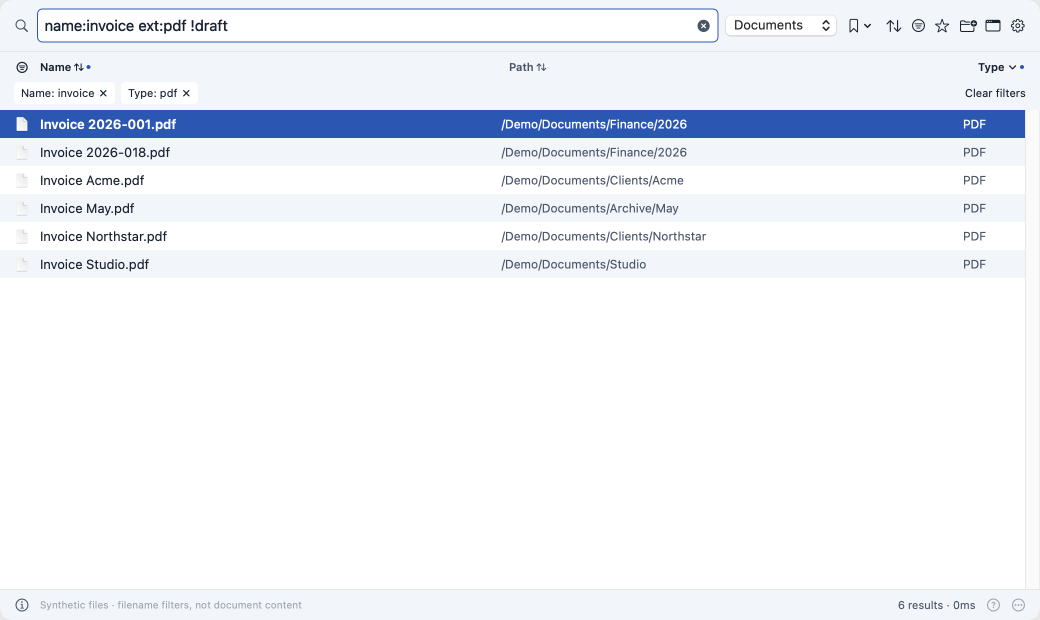
#> input picture docs/release/images/native-light.png, 2080 x 1240 px (shown at 1/2 size)
$ python compose-hero.py ../../docs/release/images out
#> lines starting #> are read from the running program, lines starting #| are printed output that depends on the picture
#> in compose, native is the input picture: PIL image 2080x1240 RGBA; mean R, G, B, A 238.9, 241.9, 247.4, 255
#!/usr/bin/env python3
"""Compose offline README artwork from the production native-light.png view.

Usage: python3 scripts/release/compose-hero.py INPUT_DIR OUTPUT_DIR
Only the named native image is read; no filesystem indexing or network is used.
"""

from __future__ import annotations

import argparse
from pathlib import Path
from xml.sax.saxutils import escape

from PIL import Image, ImageDraw, ImageFilter, ImageFont


def system_font(size: int, *, bold: bool = False) -> ImageFont.FreeTypeFont | ImageFont.ImageFont:
    """Prefer macOS Arial, then installed system fonts, then Pillow's fallback."""
    filename = "Arial Bold.ttf" if bold else "Arial.ttf"
    dejavu = "DejaVuSans-Bold.ttf" if bold else "DejaVuSans.ttf"
    candidates = (
        Path("/System/Library/Fonts/Supplemental") / filename,
        Path("/System/Library/Fonts/Helvetica.ttc"),
        Path("/usr/share/fonts/truetype/dejavu") / dejavu,
    )
    for candidate in candidates:
        try:
            return ImageFont.truetype(str(candidate), size)
        except OSError:
            continue
    return ImageFont.load_default(size=size)


def render_hero(native: Image.Image) -> Image.Image:
    """Keep the complete native view between separate headline and footer bands."""
    size = (1800, 1320)
    gradient = Image.linear_gradient("L").resize(size)
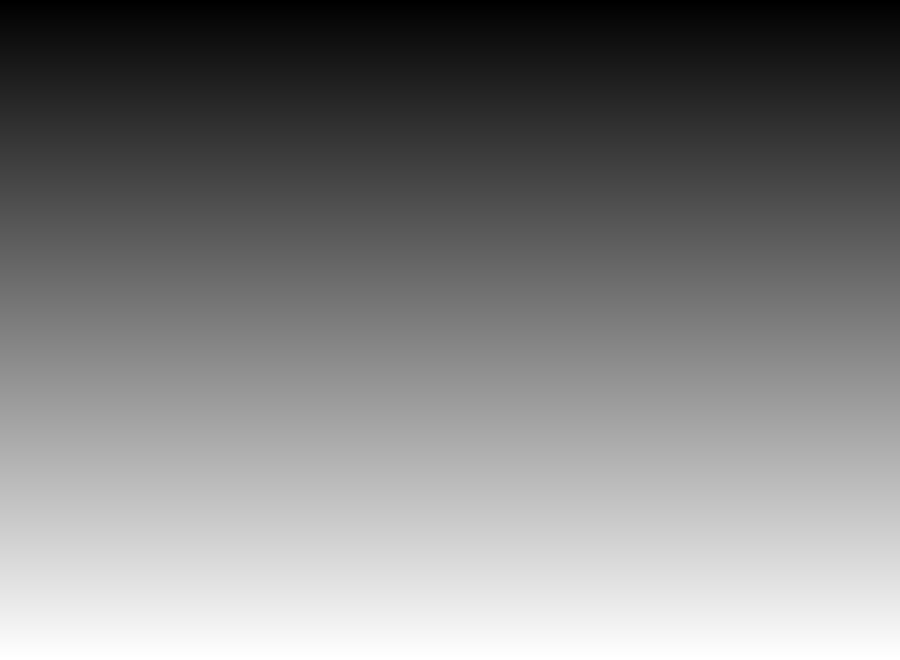
#> gradient: PIL image 1800x1320 L (shown at 1/2 size); min 0, max 255, mean 127.5
    canvas = Image.composite(
        Image.new("RGB", size, "#eaf3e9"),
        Image.new("RGB", size, "#faf6ed"),
        gradient,
    ).convert("RGBA")
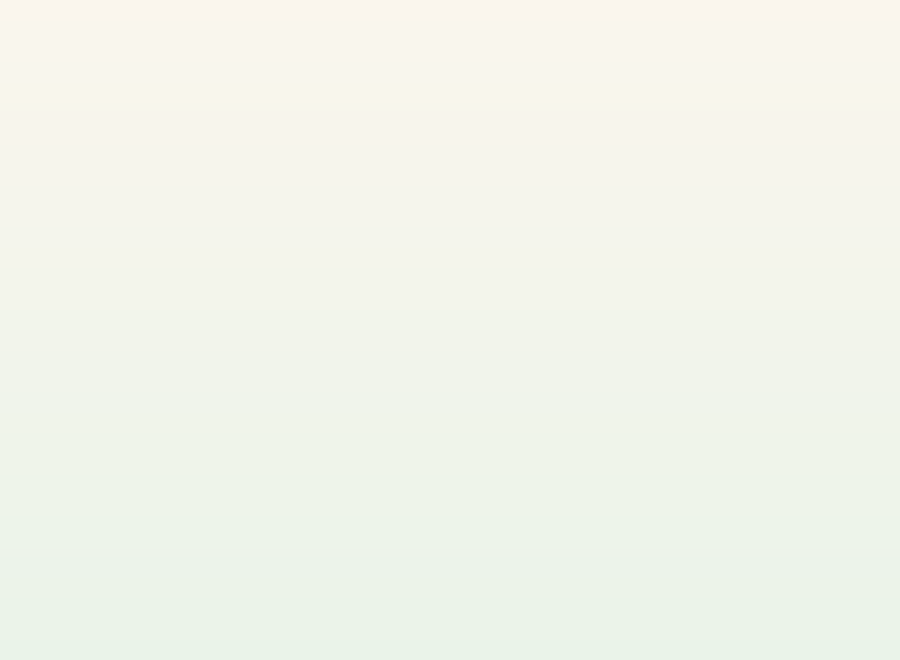
#> canvas: PIL image 1800x1320 RGBA (shown at 1/2 size); mean R, G, B, A 242, 244.5, 235, 255
    ink = "#173e32"
    secondary = "#486356"
    draw = ImageDraw.Draw(canvas)
    draw.text(
        (96, 60), "FIND EVERYTHING · LOCAL FILE SEARCH",
        font=system_font(23, bold=True), fill=ink, anchor="lt",
    )
    draw.text(
        (92, 111), "Find the file. Keep your flow.",
        font=system_font(78, bold=True), fill=ink, anchor="lt",
    )
    draw.text(
        (96, 217), "Use precise filename filters to find files across folders.",
        font=system_font(29), fill=secondary, anchor="lt",
    )
    draw.rounded_rectangle(
        (96, 276, 529, 320), radius=10, fill="#e0eadd", outline="#ccdccc",
    )
    draw.text(
        (113, 285), "name:invoice ext:pdf !draft",
        font=system_font(27, bold=True), fill=ink, anchor="lt",
    )
    draw.text(
        (553, 285), "Filenames across folders · PDFs · excluding draft",
        font=system_font(25), fill=secondary, anchor="lt",
    )

    # Resize the entire source, never crop or recreate native application controls.
    scale = min(1480 / native.width, 884 / native.height)
#> scale = 0.712
    view_size = (max(1, round(native.width * scale)), max(1, round(native.height * scale)))
#> view_size = (1480, 882)
    view = native.convert("RGBA").resize(view_size, Image.Resampling.LANCZOS)
    x = (size[0] - view.width) // 2
#> x = 160
    y = 344 + (884 - view.height) // 2
#> y = 345
    shadow = Image.new("RGBA", size, (0, 0, 0, 0))
#> shadow: PIL image 1800x1320 RGBA; every value is 0
    ImageDraw.Draw(shadow).rounded_rectangle(
        (x, y + 15, x + view.width - 1, y + view.height + 14),
        radius=20, fill=(20, 52, 39, 48),
    )
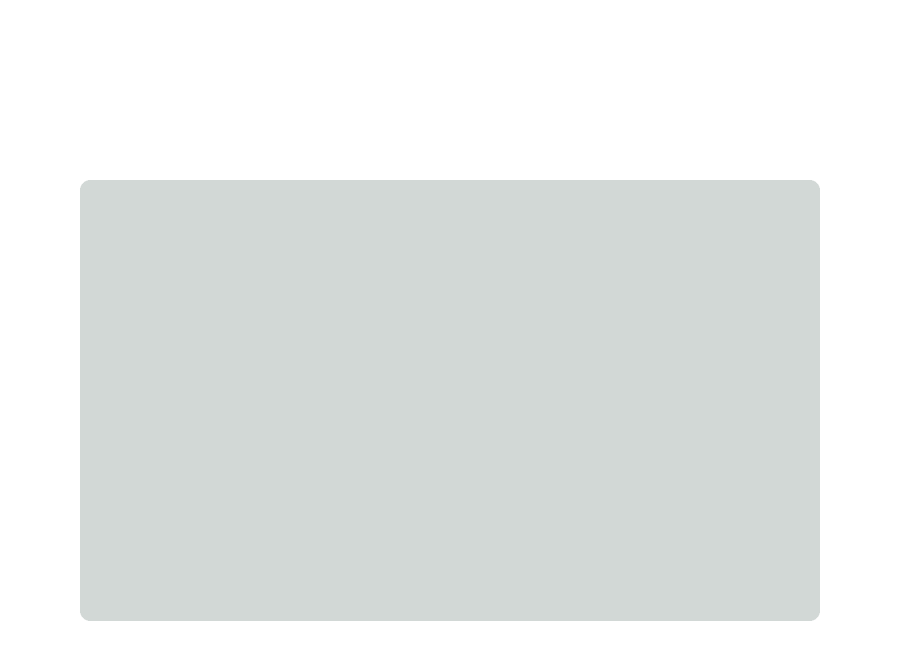
#> shadow: PIL image 1800x1320 RGBA (shown at 1/2 size); mean R, G, B, A 11, 28.6, 21.4, 26.4; transparent parts drawn white
    canvas = Image.alpha_composite(canvas, shadow.filter(ImageFilter.GaussianBlur(22)))
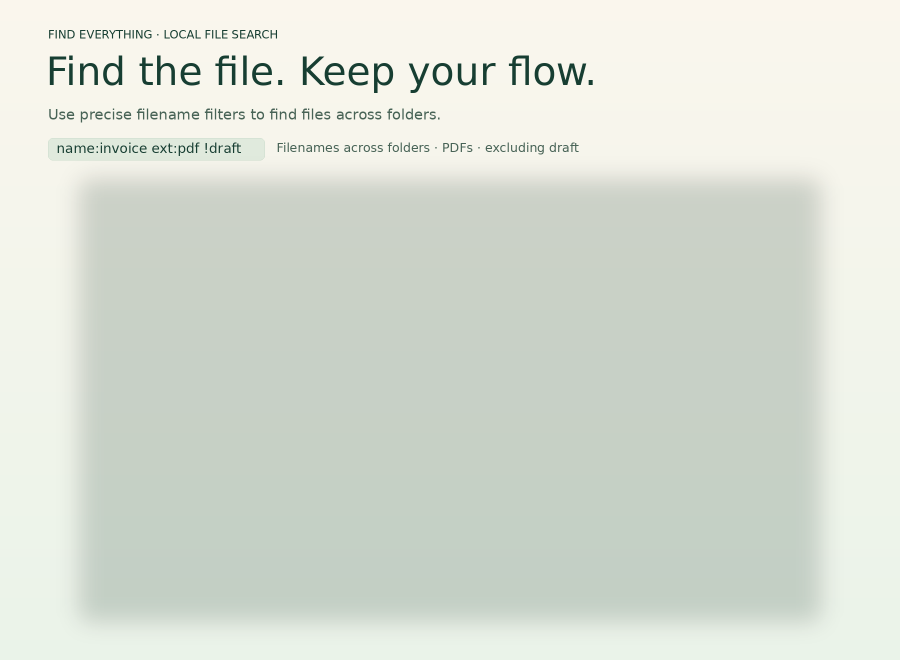
#> canvas: PIL image 1800x1320 RGBA (shown at 1/2 size); mean R, G, B, A 216.4, 222.3, 212.3, 255
    ImageDraw.Draw(canvas).rectangle(
        (x - 1, y - 1, x + view.width, y + view.height), outline="#c8d8cc", width=1,
    )
    canvas.alpha_composite(view, (x, y))
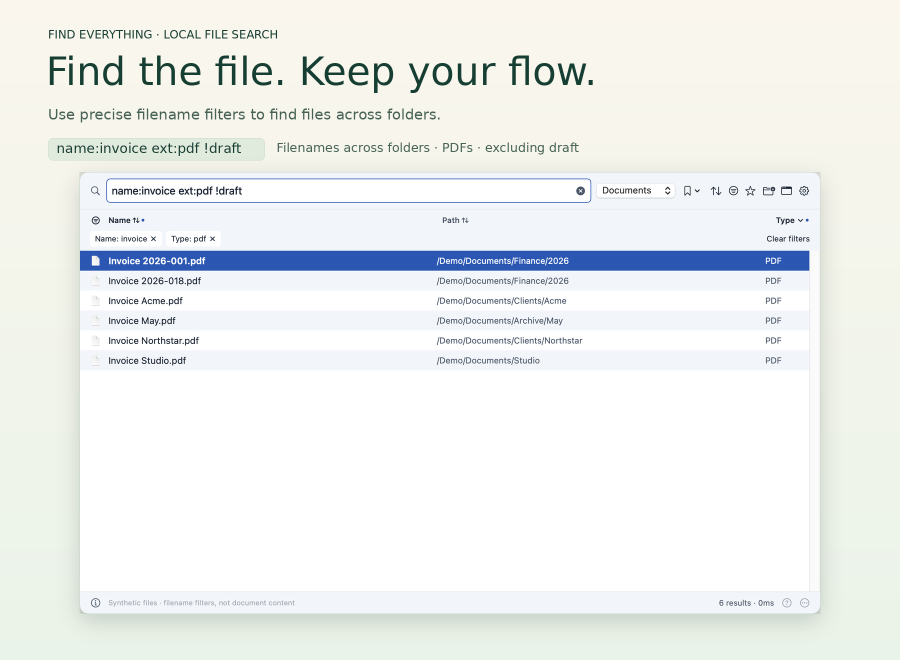
#> canvas: PIL image 1800x1320 RGBA (shown at 1/2 size); mean R, G, B, A 237.5, 240.2, 238.9, 255
    ImageDraw.Draw(canvas).text(
        (160, 1273), "Production views · synthetic demo paths · not a benchmark",
        font=system_font(23), fill=secondary, anchor="lt",
    )
    return canvas.convert("RGB")


def feature_map_svg() -> str:
    """Accessible, self-contained query examples; these are not native screenshots."""
    features = (
        ("filenames", "Filenames, not just folders", "name:invoice ext:pdf !draft", "Filename filters"),
        ("properties", "Narrow it down", "size:>10m dm:7d sort:big", "Cached properties required"),
        ("phrases", "Ask with supported phrases", "(PDFs größer als 10 MB)", "Local rules · no model"),
        ("contents", "Find what a document says", 'content:"quarterly revenue"', "Explicit document-text index"),
        ("media", "Find the right media", "audio: duration:<1s channels:1", "Metadata setup required"),
        ("sound", "Describe a sound", "(kurze düstere Lasersounds)", "Optional model setup"),
        ("workflow", "Stay in your workflow", "CLI · local API · MCP · Raycast", "Raycast: source build"),
    )
    lines = [
        '<?xml version="1.0" encoding="UTF-8"?>',
        '<svg xmlns="http://www.w3.org/2000/svg" width="1800" height="1274" viewBox="0 0 1800 1274"',
        ' role="img" aria-labelledby="feature-map-title feature-map-desc"',
        ' font-family="-apple-system, BlinkMacSystemFont, Segoe UI, Arial, sans-serif">',
        '<title id="feature-map-title">One search line. Seven useful ways in.</title>',
        '<desc id="feature-map-desc">Seven query examples with their prerequisites: filename filters, cached properties, supported local rules, explicitly indexed document text, media metadata, optional sound models, and workflow integrations. Query examples are not screenshots; native views use synthetic demo paths.</desc>',
        '<rect width="1800" height="960" fill="#f5f6ed"/>',
        '<text x="80" y="76" font-size="21" font-weight="700" fill="#4b6657" letter-spacing="2">FIND EVERYTHING · QUERY EXAMPLES</text>',
        '<text x="77" y="146" font-size="52" font-weight="700" fill="#173e32">One search line. Seven useful ways in.</text>',
    ]
    for index, (key, title, query, prerequisite) in enumerate(features):
        x = 640 if index == 6 else 80 + (index % 3) * 560
        y = 210 + (index // 3) * 314
        lines.extend((
            f'<g data-feature="{key}" transform="translate({x} {y})">',
            '<rect width="520" height="280" rx="22" fill="#fdfdf8" stroke="#cfddd1"/>',
            f'<text x="30" y="43" font-size="19" font-weight="700" fill="#607765">0{index + 1}</text>',
            f'<text x="30" y="88" font-size="28" font-weight="700" fill="#173e32">{escape(title)}</text>',
            '<rect x="24" y="118" width="472" height="74" rx="12" fill="#e9f0e4"/>',
            '<text x="40" y="163" font-size="22" fill="#173e32" font-family="ui-monospace, SFMono-Regular, Menlo, Consolas, monospace">'
            f'{escape(query)}</text>',
            f'<text x="30" y="241" font-size="22" fill="#486356">{escape(prerequisite)}</text>',
            '</g>',
        ))
    lines.extend((
        '<path d="M80 1167H1720" stroke="#cbd9cd"/>',
        '<text x="80" y="1217" font-size="24" fill="#486356">Query examples, not screenshots; native views use synthetic demo paths.</text>',
        '</svg>',
    ))
    return "\n".join(lines) + "\n"


def compose(input_dir: Path, output_dir: Path) -> None:
    source = input_dir / "native-light.png"
    hero_path = output_dir / "hero.png"
    feature_path = output_dir / "feature-map.svg"
    # Refuse an output symlink that would overwrite the source image.
    if source.resolve() in (hero_path.resolve(), feature_path.resolve()):
        raise ValueError("An output path resolves to the native input image")
    with Image.open(source) as native:
        native.load()
        hero = render_hero(native)
    output_dir.mkdir(parents=True, exist_ok=True)
    hero.save(hero_path, format="PNG", optimize=True)
    feature_path.write_text(feature_map_svg(), encoding="utf-8")


def main() -> None:
    parser = argparse.ArgumentParser(description=__doc__)
    parser.add_argument("input_dir", type=Path, help="Directory containing native-light.png")
    parser.add_argument("output_dir", type=Path, help="Directory for hero.png and feature-map.svg")
    args = parser.parse_args()
    try:
        compose(args.input_dir, args.output_dir)
    except (OSError, ValueError) as error:
        parser.exit(1, f"Cannot compose presentation artwork: {error}\n")


if __name__ == "__main__":
    main()

$ run again, with docs/release/images/indexing-narrow.png copied over docs/release/images/native-light.png
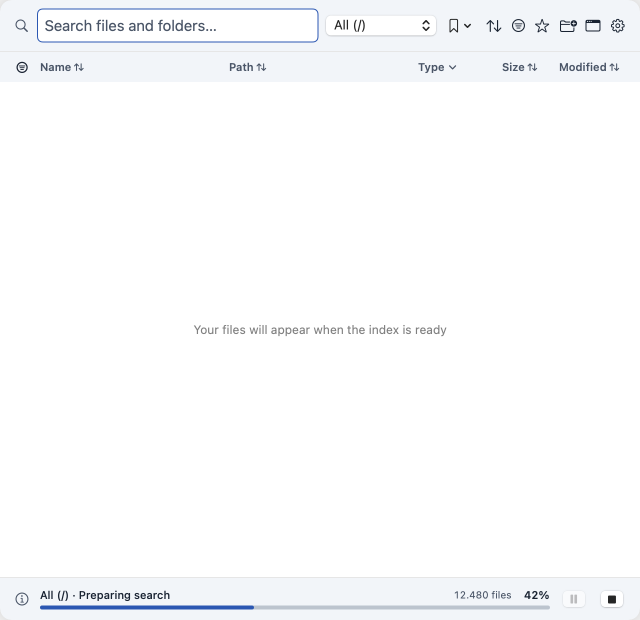
#> input picture docs/release/images/indexing-narrow.png, 1280 x 1240 px (shown at 1/2 size)
#> in compose, native is the input picture: PIL image 1280x1240 RGBA; mean R, G, B, A 250.3, 251, 252.1, 254.9
#> in render_hero, `ImageDraw.Draw(shadow).rounded_rectangle( (x, y + 15, x + view.width -..`:
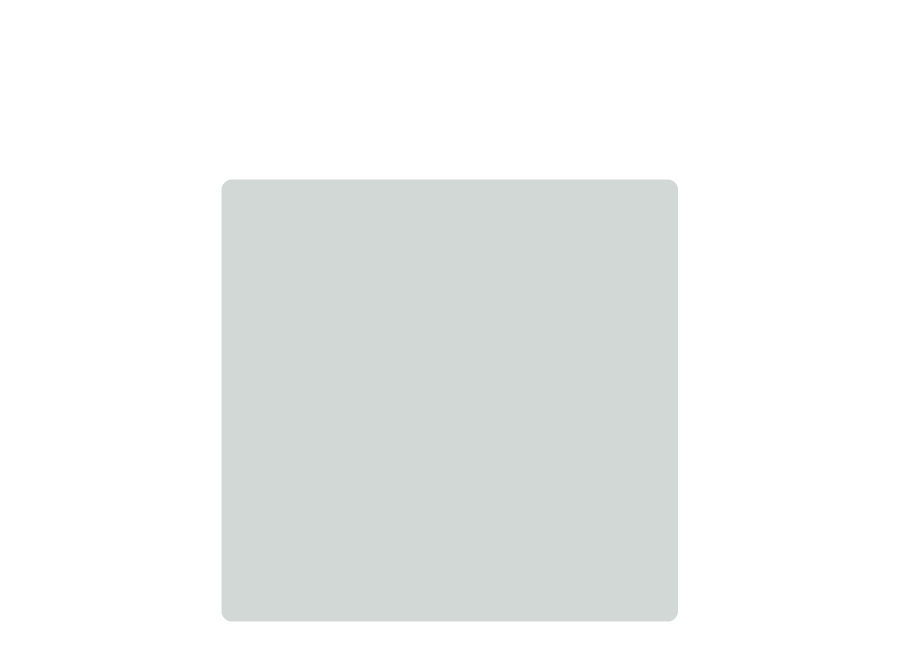
#> shadow: PIL image 1800x1320 RGBA (shown at 1/2 size); mean R, G, B, A 6.8, 17.7, 13.2, 16.3; transparent parts drawn white
#> in render_hero, `canvas.alpha_composite(view, (x, y))`:
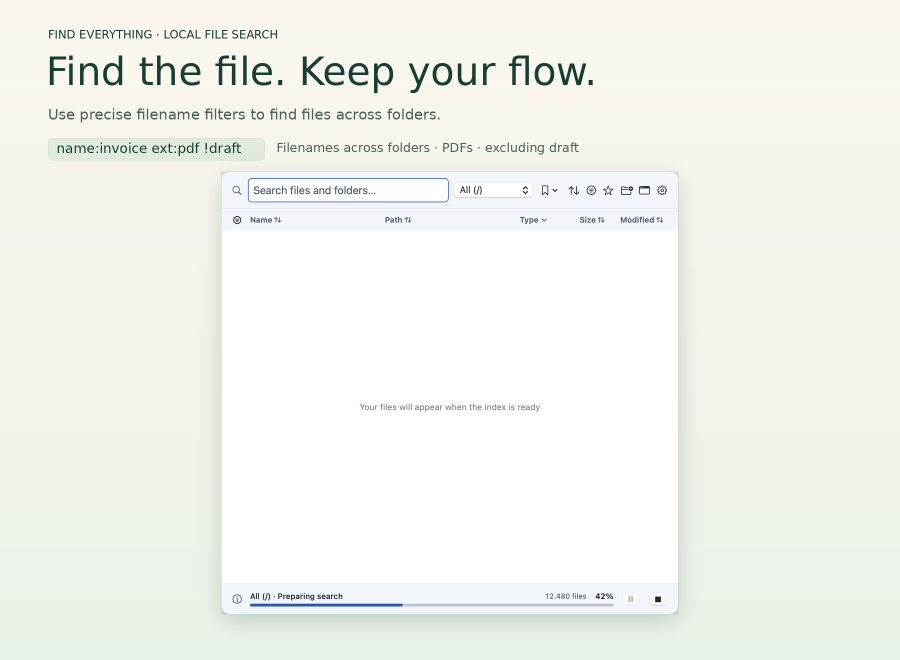
#> canvas: PIL image 1800x1320 RGBA (shown at 1/2 size); mean R, G, B, A 242, 244, 238.1, 255
